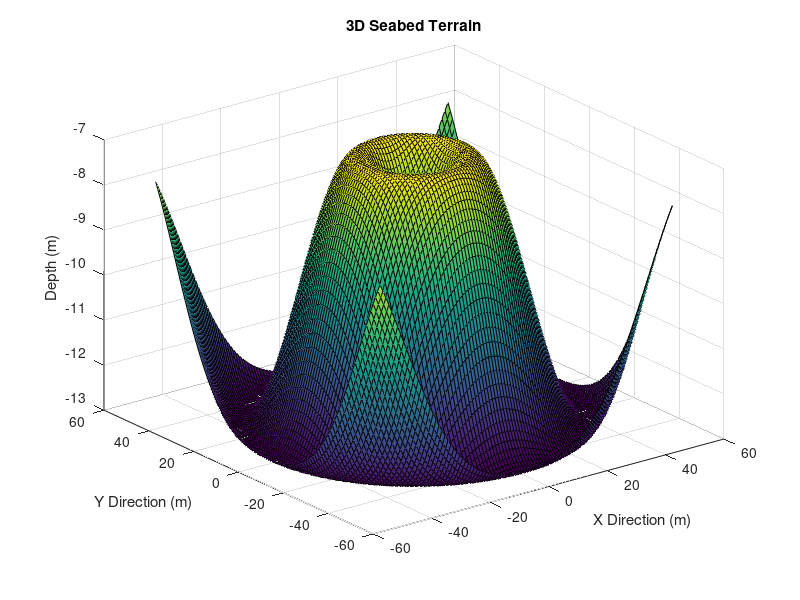

This figure's MATLAB source: (Note: this script raises an error after producing the figure.)
% Generate example sonar data
x = linspace(-50, 50, 100);  % Distance in x direction
y = linspace(-50, 50, 100);  % Distance in y direction
[X, Y] = meshgrid(x, y);  % Create a grid
Z = -10 + 3*sin(sqrt(X.^2 + Y.^2) / 10);  % Simulate seabed terrain (Z-axis)

% Plot 3D terrain map
figure;
surf(X, Y, Z);  % 3D terrain plot
title('3D Seabed Terrain');
xlabel('X Direction (m)');
ylabel('Y Direction (m)');
zlabel('Depth (m)');
colormap('parula');
shading interp;  % Smooth shading

